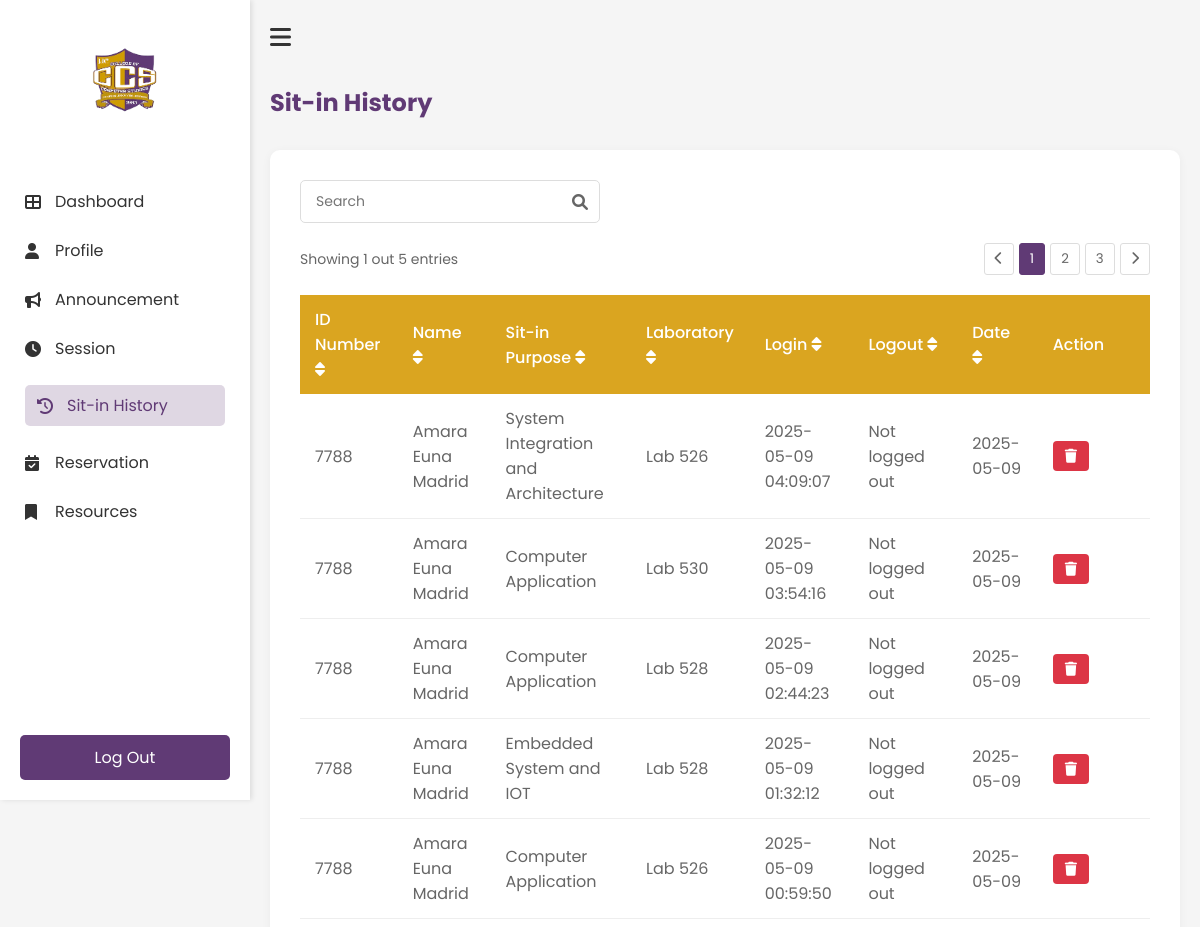
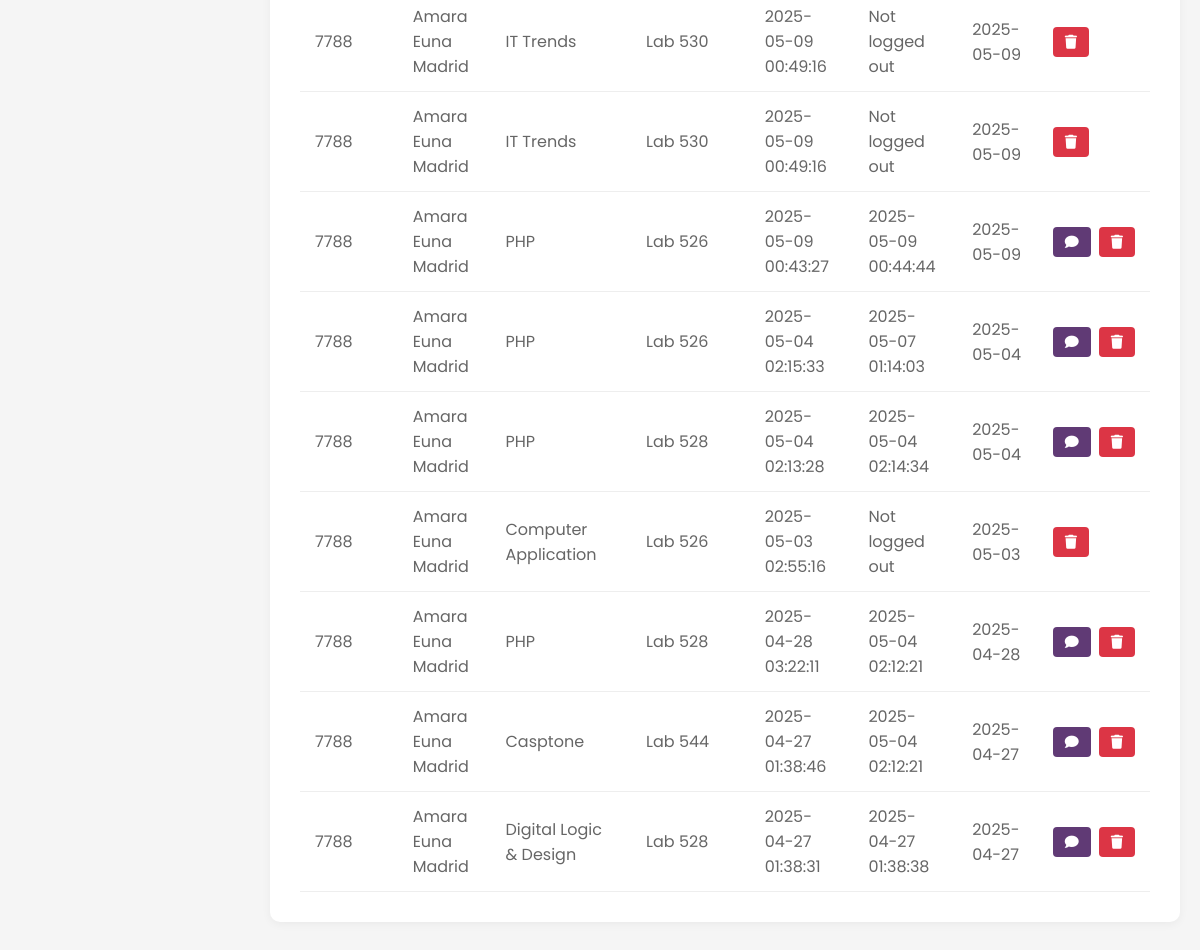
Page /History (signed in) on the committed database (2 pictures, top to bottom).
### tables this page shows
CREATE TABLE reservations (
                id INTEGER PRIMARY KEY AUTOINCREMENT,
                idno TEXT NOT NULL,
                purpose TEXT NOT NULL,
                lab TEXT NOT NULL,
                computer_number INTEGER NOT NULL,
                time_in DATETIME NOT NULL,
                time_out DATETIME,
                status TEXT DEFAULT 'Pending',
                requested_time DATETIME,
                FOREIGN KEY (idno) REFERENCES users(IDNO)
            );

### app.py (the view)
@app.route('/History')
def History():
    if 'username' not in session:
        return redirect(url_for('login'))
    history = get_user_history(session['student_id'])
    return render_template('student/history.html', history=history)

### templates/student/history.html (shortened to what this page needs)
<!DOCTYPE html>
<html lang="en">
    <head>
        <link rel="stylesheet" href="{{ url_for('static', filename='student/history.css') }}">
        <link rel="stylesheet" href="https://cdnjs.cloudflare.com/ajax/libs/font-awesome/6.0.0-beta3/css/all.min.css">
    </head>
    <body>
        <div class="history-container">
            <nav class="sidebar" id="sidebar">
                <div class="logo-container">
                    <img src="{{ url_for('static', filename='images/ccs.png') }}" alt="ccs logo" class="logo">
                </div>
                <ul class="nav-links">
                    <li><a href="{{ url_for('Dashboard') }}"><i class="fas fa-th-large"></i>Dashboard</a></li>
                    <li><a href="{{ url_for('Profile') }}"><i class="fas fa-user"></i>Profile</a></li>
                    <li><a href="{{ url_for('Announcement') }}"><i class="fas fa-bullhorn"></i>Announcement</a></li>
                    <li><a href="{{ url_for('Session') }}"><i class="fas fa-clock"></i>Session</a></li>
                    <li><a href="{{ url_for('History') }}" class="active"><i class="fas fa-history"></i>Sit-in History</a></li>
                    <li><a href="{{ url_for('Reservation') }}"><i class="fas fa-calendar-check"></i>Reservation</a></li>
                    <li><a href="{{ url_for('Resources') }}"><i class="fas fa-bookmark"></i>Resources</a></li>
                </ul>
                <div class="logout-section">
                    <a href="{{ url_for('logout') }}" class="logout-btn"></i>Log Out</a>
                </div>
            </nav>
            <main class="main-content">
                <div class="top-bar">
                    <button id="sidebar-toggle" class="hamburger-btn"><i class="fas fa-bars"></i></button>
                </div>
                <h1 class="header">Sit-in History</h1>
                <div class="history-card">
                    <div class="search-container">
                        <input type="text" id="searchInput" placeholder="Search" class="search-input">
                        <i class="fas fa-search search-icon"></i>
                    </div>
                    <div class="table-container">
                        <div class="pagination-top">
                            <span>Showing 1 out 5 entries</span>
                            <div class="pagination-controls">
                                <button class="page-btn"><i class="fas fa-chevron-left"></i></button>
                                <button class="page-btn active">1</button>
                                <button class="page-btn">2</button>
                                <button class="page-btn">3</button>
                                <button class="page-btn"><i class="fas fa-chevron-right"></i></button>
                            </div>
                        </div>
                <table class="history-table" id="historyTable">
                    <thead>
                        <tr>
                            <th onclick="sortTable(0)">ID Number <i class="fas fa-sort"></i></th>
                            <th onclick="sortTable(1)">Name <i class="fas fa-sort"></i></th>
                            <th onclick="sortTable(2)">Sit-in Purpose <i class="fas fa-sort"></i></th>
                            <th onclick="sortTable(3)">Laboratory <i class="fas fa-sort"></i></th>
                            <th onclick="sortTable(4)">Login <i class="fas fa-sort"></i></th>
                            <th onclick="sortTable(5)">Logout <i class="fas fa-sort"></i></th>
                            <th onclick="sortTable(6)">Date <i class="fas fa-sort"></i></th>
                            <th>Action</th>
                        </tr>
                    </thead>
                    <tbody>
                            {% for record in history %}
                            <tr data-id="{{ record.id }}">
                                <td>{{ record.idno }}</td>
                                <td>{{ record.name }}</td>
                                <td>{{ record.purpose }}</td>
                                <td>{{ record.laboratory }}</td>
                                <td>{{ record.login }}</td>
                                <td>{{ record.logout }}</td>
                                <td>{{ record.date }}</td>
                                <td>
                                    <div class="action-buttons">
                                        {% if record.status == 'Completed' %}
                                            <button class="feedback-btn" onclick="openFeedbackModal('{{ record.id }}')">
                                                <i class="fas fa-comment"></i>
                                            </button>
                                        {% endif %}
                                        <button class="delete-btn" onclick="deleteRecord('{{ record.id }}')">
                                            <i class="fas fa-trash"></i>
                                        </button>
                                    </div>
                                </td>
                            </tr>
                            {% endfor %}
                        </tbody>
                </table>
            </div>
        </div>
    </main>
    </body>
</html>

### static/student/history.css (style rules this page uses)
* { margin: 0; padding: 0; box-sizing: border-box; font-family: 'Poppins', sans-serif; }
body { background-color: #f5f5f5; }
.history-container { display: flex; min-height: 100vh; }
.history-card { background: white; border-radius: 10px; padding: 30px; box-shadow: 0 2px 10px rgba(0, 0, 0, 0.05); margin: 20px 0; }
.search-container { position: relative; margin-bottom: 20px; max-width: 300px; }
.search-input { width: 100%; padding: 10px 35px 10px 15px; border: 1px solid #ddd; border-radius: 5px; font-size: 14px; }
.search-icon { position: absolute; right: 12px; top: 50%; transform: translateY(-50%); color: #666; }
.table-container { overflow-x: auto; }
.pagination-top { display: flex; justify-content: space-between; align-items: center; margin-bottom: 20px; color: #666; font-size: 14px; }
.pagination-controls { display: flex; gap: 5px; }
.page-btn { padding: 5px 10px; border: 1px solid #ddd; background: white; border-radius: 3px; cursor: pointer; color: #666; }
.page-btn.active { background-color: #603A75; color: white; border-color: #603A75; }
.history-table { width: 100%; border-collapse: collapse; margin-top: 10px; }
.history-table th { background-color: #DAA520; color: white; text-align: left; padding: 12px 15px; font-weight: 500; }
.history-table td { padding: 12px 15px; border-bottom: 1px solid #eee; color: #666; }
.sidebar { width: 250px; height: 100vh; position: fixed; left: 0; top: 0; background-color: white; padding: 20px 0; transition: all 0.3s ease; box-shadow: 2px 0 5px rgba(0, 0, 0, 0.1); z-index: 1000; }
.main-content { margin-left: 250px; transition: all 0.3s ease; width: calc(100% - 250px); padding: 20px; }
.main-content { flex: 1; padding: 20px; transition: all 0.3s ease; }
.top-bar { display: flex; align-items: center; margin-bottom: 30px; }
.hamburger-btn { background: none; border: none; font-size: 24px; cursor: pointer; margin-right: 15px; color: #333; }
.logo-container { text-align: center; padding: 20px 0; }
.logo { width: 80px; height: auto; }
.nav-links { list-style: none; padding: 0; margin-top: 30px; }
.nav-links li { padding: 12px 25px; }
.nav-links li a { color: #333; text-decoration: none; display: flex; align-items: center; transition: 0.3s; }
.nav-links li a:hover, .nav-links li a.active { padding: 8px 12px; border-radius: 5px; color: #603A75; background-color: rgba(96, 58, 117, 0.2); }
.nav-links li a i { margin-right: 10px; width: 20px; }
.nav-links li a:hover, .nav-links li a.active { color: #603A75; }
.logout-section { position: absolute; bottom: 20px; width: 100%; padding: 0 20px; }
.logout-btn { display: block; width: 100%; padding: 10px; background-color: #603A75; color: white; text-align: center; text-decoration: none; border-radius: 5px; transition: 0.3s; }
.main-content h1 { color: #603A75; margin-bottom: 30px; font-size: 24px; }
.feedback-btn { background-color: #603A75; color: white; border: none; padding: 8px 12px; border-radius: 4px; cursor: pointer; font-family: 'Poppins', sans-serif; display: flex; align-items: center; gap: 5px; }
.feedback-btn i { font-size: 14px; }
.action-buttons { display: flex; gap: 8px; }
.delete-btn { background-color: #dc3545; color: white; border: none; padding: 8px 12px; border-radius: 4px; cursor: pointer; font-family: 'Poppins', sans-serif; display: flex; align-items: center; }
.delete-btn i { font-size: 14px; }

### rows in the picture
reservations: idno "7788", name "Amara Euna Madrid", purpose "System Integration and Architecture", laboratory "Lab 526", login "2025-05-09 04:09:07", logout "Not logged out", date "2025-05-09"
reservations: idno "7788", name "Amara Euna Madrid", purpose "Computer Application", laboratory "Lab 530", login "2025-05-09 03:54:16", logout "Not logged out", date "2025-05-09"
reservations: idno "7788", name "Amara Euna Madrid", purpose "Computer Application", laboratory "Lab 528", login "2025-05-09 02:44:23", logout "Not logged out", date "2025-05-09"
reservations: idno "7788", name "Amara Euna Madrid", purpose "Embedded System and IOT", laboratory "Lab 528", login "2025-05-09 01:32:12", logout "Not logged out", date "2025-05-09"
reservations: idno "7788", name "Amara Euna Madrid", purpose "Computer Application", laboratory "Lab 526", login "2025-05-09 00:59:50", logout "Not logged out", date "2025-05-09"
reservations: idno "7788", name "Amara Euna Madrid", purpose "IT Trends", laboratory "Lab 530", login "2025-05-09 00:49:16", logout "Not logged out", date "2025-05-09"
reservations: idno "7788", name "Amara Euna Madrid", purpose "IT Trends", laboratory "Lab 530", login "2025-05-09 00:49:16", logout "Not logged out", date "2025-05-09"
reservations: idno "7788", name "Amara Euna Madrid", purpose "PHP", laboratory "Lab 526", login "2025-05-09 00:43:27", logout "2025-05-09 00:44:44", date "2025-05-09"
reservations: idno "7788", name "Amara Euna Madrid", purpose "PHP", laboratory "Lab 526", login "2025-05-04 02:15:33", logout "2025-05-07 01:14:03", date "2025-05-04"
reservations: idno "7788", name "Amara Euna Madrid", purpose "PHP", laboratory "Lab 528", login "2025-05-04 02:13:28", logout "2025-05-04 02:14:34", date "2025-05-04"
reservations: idno "7788", name "Amara Euna Madrid", purpose "Computer Application", laboratory "Lab 526", login "2025-05-03 02:55:16", logout "Not logged out", date "2025-05-03"
reservations: idno "7788", name "Amara Euna Madrid", purpose "PHP", laboratory "Lab 528", login "2025-04-28 03:22:11", logout "2025-05-04 02:12:21", date "2025-04-28"
reservations: idno "7788", name "Amara Euna Madrid", purpose "Casptone", laboratory "Lab 544", login "2025-04-27 01:38:46", logout "2025-05-04 02:12:21", date "2025-04-27"
reservations: idno "7788", name "Amara Euna Madrid", purpose "Digital Logic & Design", laboratory "Lab 528", login "2025-04-27 01:38:31", logout "2025-04-27 01:38:38", date "2025-04-27"
